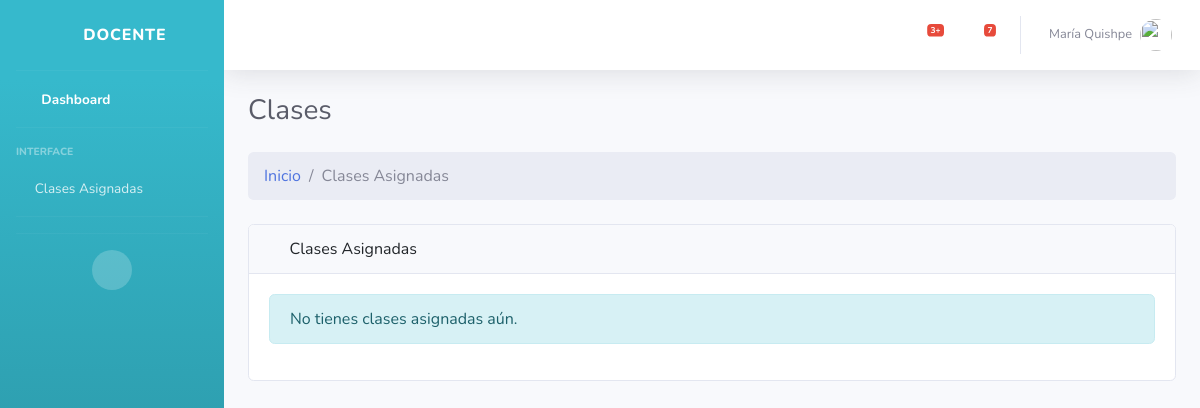
Page /docente/clase/ (signed in) on the earlier database version.
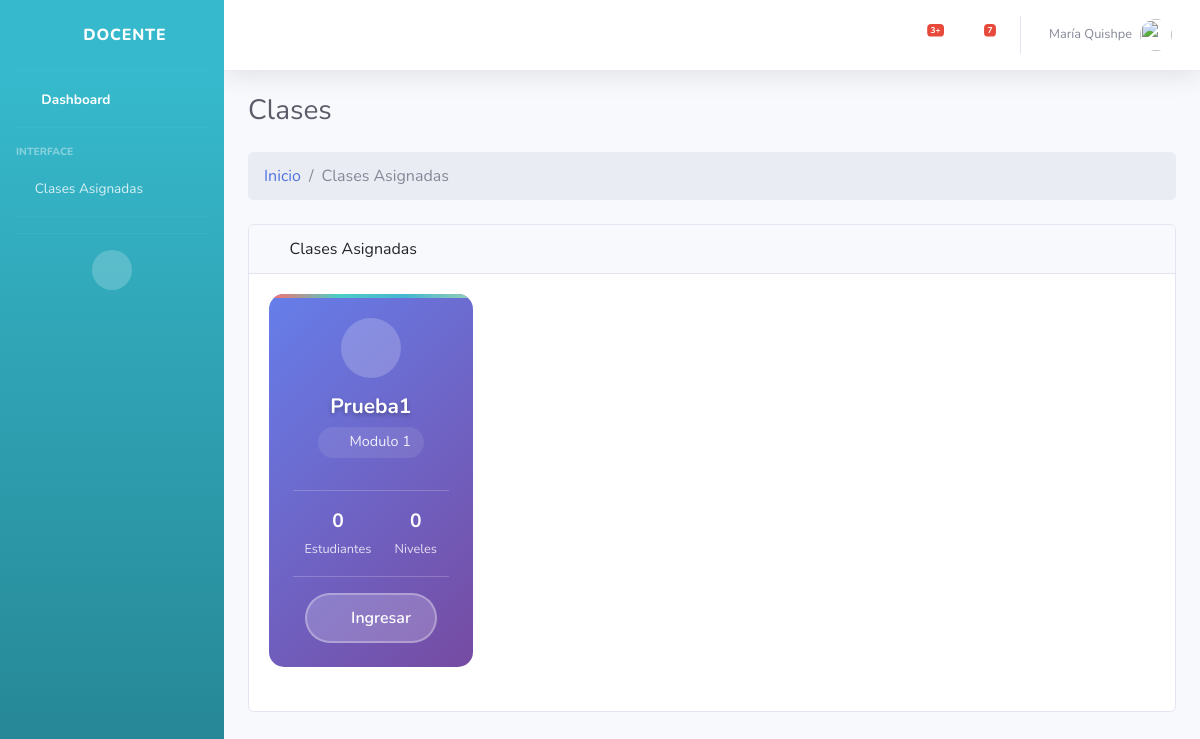
Same page on the later database version.
### Aplicaciones/core/models.py (models this page shows, shortened)
class Clases (models.Model):
    cla_id = models.AutoField(primary_key=True)
    fk_docente = models.ForeignKey(Docentes,verbose_name='Docente',on_delete=models.CASCADE)
    fk_modulo = models.ForeignKey(Modulos,verbose_name='Modulo',on_delete=models.CASCADE)
    cla_nombre = models.CharField(max_length=100,null=False,verbose_name="Clase:")
    cla_estado = models.BooleanField(default=True,verbose_name='Estado:')
    cla_fecha_creacion = models.DateTimeField(auto_now_add=True,verbose_name='Creado el:')
    cla_fecha_actualizacion = models.DateTimeField(auto_now=True,verbose_name='Actualizado el:')

class Modulos(models.Model):
    mod_id = models.AutoField(primary_key=True)
    mod_nombre = models.CharField(max_length=50,null=False,unique=True,verbose_name="Nombre del modulo:")
    mod_descripcion = models.CharField(max_length=100,null=False,verbose_name="Descripción del modulo:")
    mod_estado = models.BooleanField(default=True,verbose_name='Estado:')
    mod_fecha_creacion = models.DateTimeField(auto_now_add=True,verbose_name='Creado el:')
    mod_fecha_actualizacion = models.DateTimeField(auto_now=True,verbose_name='Actualizado el:')

### Aplicaciones/core/views/master_docente/clases_asignadas_docente.py (the view)
# urls.py: path('docente/clase/', clases_asignadas_docente.clases_asignadas_docente, name='clase_asignada'),
@login_required
def clases_asignadas_docente(request):
    persona = get_object_or_404(Personas, fk_id_usuario=request.user)
    docente = get_object_or_404(Docentes, fk_id_persona=persona)
    clases = Clases.objects.filter(fk_docente=docente) \
        .annotate(num_matriculados=Count('matriculas'))
    return render(request, 'masterdocente/clase/Clase_Asignada.html', {
        'clases': clases
    })

### Aplicaciones/core/templates/masterdocente/clase/Clase_Asignada.html (shortened to what this page needs)
{% extends 'plantillas/MasterDocente.html' %}
{% load static %}
{% block css %}
<link href="{% static 'vendor/fontawesome-free/css/all.min.css' %}" rel="stylesheet" type="text/css">
{% endblock %}
{% block content %}
<div class="container-fluid ">
    <div class="d-sm-flex align-items-center justify-content-between mb-4">
        <h1 class="h3 mb-0 text-gray-800">Clases</h1>
    </div>
    <ol class="breadcrumb mb-4">
        <li class="breadcrumb-item"><a href="{% url 'core_docente' %}">Inicio</a></li>
        <li class="breadcrumb-item active">Clases Asignadas</li>
    </ol>
    <div class="card mb-4">
        <div class="card-header">
            <i class="fas fa-table me-1"></i>
            Clases Asignadas
        </div>
        <div class="card-body">
                <div class="row">
                     {% for clase in clases %}
    <div class="col-md-4 col-lg-3 mb-4">
        <div class="card class-card gradient-1 h-100">
            <div class="card-body-custom">
                <div class="class-icon">
                    <i class="fas fa-chalkboard-teacher"></i>
                </div>
                <h5 class="class-title">{{ clase.cla_nombre }}</h5>
                <span class="module-name">
                    <i class="fas fa-book-open me-1"></i>
                    {{ clase.fk_modulo.mod_nombre }}
                </span>
                <div class="stats-row">
                    <div class="stat-item">
                        <span class="stat-number">{{ clase.num_matriculados|default:0 }}</span>
                        <span class="stat-label">Estudiantes</span>
                    </div>
                    <div class="stat-item">
                        <span class="stat-number">{{ clase.fk_modulo.niveles_set.count|default:0 }}</span>
                        <span class="stat-label">Niveles</span>
                    </div>
                </div>
                <a href="{% url 'matriculados_asignados' %}" class="btn-students">
                    <i class="fas fa-users"></i>
                    Ingresar
                </a>
            </div>
        </div>
    </div>
    {% empty %}
    <div class="col-12">
        <div class="alert alert-info">No tienes clases asignadas aún.</div>
    </div>
    {% endfor %}
                </div>
        </div>
    </div>
</div>
</div>
{% endblock %}

Differences in the rows shown:
added Clases: cla_nombre "Prueba1", fk_modulo.mod_nombre "Modulo 1", num_matriculados "0", fk_modulo.niveles_set.count "0"
Other differences:
text no longer shown: "No tienes clases asignadas aún."
